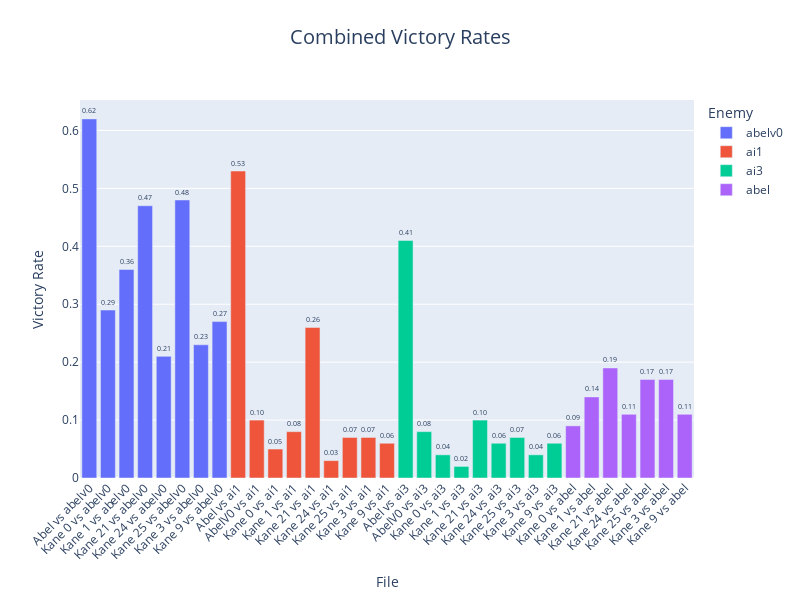

Notebook code for this chart:
### Code cell
# Plot combined victory rates
fig = px.bar(combined_df, x="Name", y="Victory Rate", color="Enemy",
             title="Combined Victory Rates",
             labels={"File": "File", "Victory Rate": "Victory Rate"},
             text="Victory Rate")
fig.update_traces(texttemplate='%{text:.2f}', textposition='outside')
fig.update_layout(
    xaxis_title="File",
    yaxis_title="Victory Rate",
    title_x=0.5,
    title_y=0.95,
    title_font=dict(size=20),
    xaxis_tickangle=-45,
    width=800,
    height=600
)
fig.show()

### Figure 1 — Plotly figure (JSON) as saved in the notebook; plotly's stock layout.template omitted (floating-point values rounded to 4 significant figures)
{"data": [{"hovertemplate": "Enemy=abelv0<br>Name=%{x}<br>Victory Rate=%{text}<extra></extra>", "legendgroup": "abelv0", "marker": {"color": "#636efa", "pattern": {"shape": ""}}, "name": "abelv0", "orientation": "v", "showlegend": true, "text": [0.62, 0.29, 0.36, 0.47, 0.21, 0.48, 0.23, 0.27], "textposition": "outside", "texttemplate": "%{text:.2f}", "type": "bar", "x": ["Abel vs abelv0", "Kane 0 vs abelv0", "Kane 1 vs abelv0", "Kane 21 vs abelv0", "Kane 24 vs abelv0", "Kane 25 vs abelv0", "Kane 3 vs abelv0", "Kane 9 vs abelv0"], "xaxis": "x", "y": [0.62, 0.29, 0.36, 0.47, 0.21, 0.48, 0.23, 0.27], "yaxis": "y"}, {"hovertemplate": "Enemy=ai1<br>Name=%{x}<br>Victory Rate=%{text}<extra></extra>", "legendgroup": "ai1", "marker": {"color": "#EF553B", "pattern": {"shape": ""}}, "name": "ai1", "orientation": "v", "showlegend": true, "text": [0.53, 0.1, 0.05, 0.08, 0.26, 0.03, 0.07, 0.07, 0.06], "textposition": "outside", "texttemplate": "%{text:.2f}", "type": "bar", "x": ["Abel vs ai1", "AbelV0 vs ai1", "Kane 0 vs ai1", "Kane 1 vs ai1", "Kane 21 vs ai1", "Kane 24 vs ai1", "Kane 25 vs ai1", "Kane 3 vs ai1", "Kane 9 vs ai1"], "xaxis": "x", "y": [0.53, 0.1, 0.05, 0.08, 0.26, 0.03, 0.07, 0.07, 0.06], "yaxis": "y"}, {"hovertemplate": "Enemy=ai3<br>Name=%{x}<br>Victory Rate=%{text}<extra></extra>", "legendgroup": "ai3", "marker": {"color": "#00cc96", "pattern": {"shape": ""}}, "name": "ai3", "orientation": "v", "showlegend": true, "text": [0.41, 0.08, 0.04, 0.02, 0.1, 0.06, 0.07, 0.04, 0.06], "textposition": "outside", "texttemplate": "%{text:.2f}", "type": "bar", "x": ["Abel vs ai3", "AbelV0 vs ai3", "Kane 0 vs ai3", "Kane 1 vs ai3", "Kane 21 vs ai3", "Kane 24 vs ai3", "Kane 25 vs ai3", "Kane 3 vs ai3", "Kane 9 vs ai3"], "xaxis": "x", "y": [0.41, 0.08, 0.04, 0.02, 0.1, 0.06, 0.07, 0.04, 0.06], "yaxis": "y"}, {"hovertemplate": "Enemy=abel<br>Name=%{x}<br>Victory Rate=%{text}<extra></extra>", "legendgroup": "abel", "marker": {"color": "#ab63fa", "pattern": {"shape": ""}}, "name": "abel", "orientation": "v", "showlegend": true, "text": [0.09, 0.14, 0.19, 0.11, 0.17, 0.17, 0.11], "textposition": "outside", "texttemplate": "%{text:.2f}", "type": "bar", "x": ["Kane 0 vs abel", "Kane 1 vs abel", "Kane 21 vs abel", "Kane 24 vs abel", "Kane 25 vs abel", "Kane 3 vs abel", "Kane 9 vs abel"], "xaxis": "x", "y": [0.09, 0.14, 0.19, 0.11, 0.17, 0.17, 0.11], "yaxis": "y"}], "layout": {"barmode": "relative", "height": 600, "legend": {"title": {"text": "Enemy"}, "tracegroupgap": 0}, "title": {"font": {"size": 20}, "text": "Combined Victory Rates", "x": 0.5, "y": 0.95}, "width": 800, "xaxis": {"anchor": "y", "domain": [0, 1], "tickangle": -45, "title": {"text": "File"}}, "yaxis": {"anchor": "x", "domain": [0, 1], "title": {"text": "Victory Rate"}}}}
